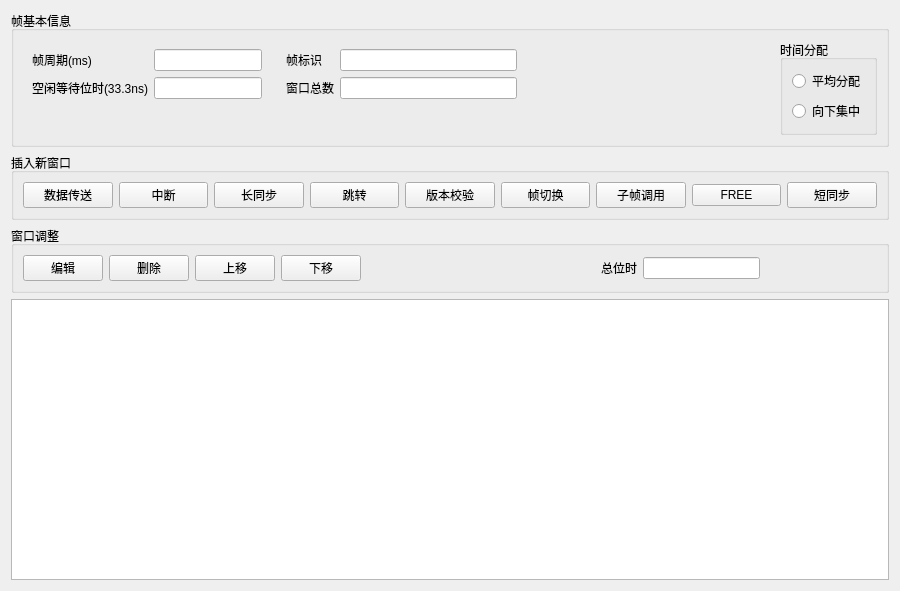
<?xml version="1.0" encoding="UTF-8"?>
<ui version="4.0">
 <class>DataFrame</class>
 <widget class="QWidget" name="DataFrame">
  <property name="geometry">
   <rect>
    <x>0</x>
    <y>0</y>
    <width>900</width>
    <height>591</height>
   </rect>
  </property>
  <property name="windowTitle">
   <string>Form</string>
  </property>
  <layout class="QVBoxLayout" name="verticalLayout_2">
   <item>
    <widget class="QGroupBox" name="groupBox_2">
     <property name="title">
      <string>帧基本信息</string>
     </property>
     <layout class="QHBoxLayout" name="horizontalLayout_2">
      <item>
       <widget class="QWidget" name="widget" native="true">
        <layout class="QFormLayout" name="formLayout">
         <item row="0" column="0">
          <widget class="QLabel" name="label_2">
           <property name="text">
            <string>帧周期(ms)</string>
           </property>
          </widget>
         </item>
         <item row="0" column="1">
          <widget class="QLineEdit" name="lineEdit"/>
         </item>
         <item row="1" column="0">
          <widget class="QLabel" name="label_3">
           <property name="text">
            <string>空闲等待位时(33.3ns)</string>
           </property>
          </widget>
         </item>
         <item row="1" column="1">
          <widget class="QLineEdit" name="lineEdit_2"/>
         </item>
        </layout>
       </widget>
      </item>
      <item>
       <widget class="QWidget" name="widget_2" native="true">
        <layout class="QFormLayout" name="formLayout_2">
         <item row="0" column="0">
          <widget class="QLabel" name="label_4">
           <property name="text">
            <string>帧标识</string>
           </property>
          </widget>
         </item>
         <item row="0" column="1">
          <widget class="QLineEdit" name="lineEdit_3"/>
         </item>
         <item row="1" column="0">
          <widget class="QLabel" name="label_5">
           <property name="text">
            <string>窗口总数</string>
           </property>
          </widget>
         </item>
         <item row="1" column="1">
          <widget class="QLineEdit" name="lineEdit_4"/>
         </item>
        </layout>
       </widget>
      </item>
      <item>
       <spacer name="horizontalSpacer">
        <property name="orientation">
         <enum>Qt::Horizontal</enum>
        </property>
        <property name="sizeHint" stdset="0">
         <size>
          <width>40</width>
          <height>20</height>
         </size>
        </property>
       </spacer>
      </item>
      <item>
       <widget class="QGroupBox" name="groupBox_3">
        <property name="title">
         <string>时间分配</string>
        </property>
        <layout class="QVBoxLayout" name="verticalLayout">
         <item>
          <widget class="QRadioButton" name="radioButton">
           <property name="text">
            <string>平均分配</string>
           </property>
          </widget>
         </item>
         <item>
          <widget class="QRadioButton" name="radioButton_2">
           <property name="text">
            <string>向下集中</string>
           </property>
          </widget>
         </item>
        </layout>
       </widget>
      </item>
     </layout>
    </widget>
   </item>
   <item>
    <widget class="QGroupBox" name="groupBox">
     <property name="title">
      <string>插入新窗口</string>
     </property>
     <layout class="QHBoxLayout" name="horizontalLayout">
      <item>
       <widget class="QPushButton" name="pushButton">
        <property name="text">
         <string>数据传送</string>
        </property>
       </widget>
      </item>
      <item>
       <widget class="QPushButton" name="pushButton_2">
        <property name="text">
         <string>中断</string>
        </property>
       </widget>
      </item>
      <item>
       <widget class="QPushButton" name="pushButton_3">
        <property name="text">
         <string>长同步</string>
        </property>
       </widget>
      </item>
      <item>
       <widget class="QPushButton" name="pushButton_4">
        <property name="text">
         <string>跳转</string>
        </property>
       </widget>
      </item>
      <item>
       <widget class="QPushButton" name="pushButton_5">
        <property name="text">
         <string>版本校验</string>
        </property>
       </widget>
      </item>
      <item>
       <widget class="QPushButton" name="pushButton_6">
        <property name="text">
         <string>帧切换</string>
        </property>
       </widget>
      </item>
      <item>
       <widget class="QPushButton" name="pushButton_7">
        <property name="text">
         <string>子帧调用</string>
        </property>
       </widget>
      </item>
      <item>
       <widget class="QPushButton" name="pushButton_8">
        <property name="text">
         <string>FREE</string>
        </property>
       </widget>
      </item>
      <item>
       <widget class="QPushButton" name="pushButton_9">
        <property name="text">
         <string>短同步</string>
        </property>
       </widget>
      </item>
     </layout>
    </widget>
   </item>
   <item>
    <widget class="QGroupBox" name="groupBox_4">
     <property name="title">
      <string>窗口调整</string>
     </property>
     <layout class="QHBoxLayout" name="horizontalLayout_3">
      <item>
       <widget class="QPushButton" name="pushButton_10">
        <property name="text">
         <string>编辑</string>
        </property>
       </widget>
      </item>
      <item>
       <widget class="QPushButton" name="pushButton_11">
        <property name="text">
         <string>删除</string>
        </property>
       </widget>
      </item>
      <item>
       <widget class="QPushButton" name="pushButton_12">
        <property name="text">
         <string>上移</string>
        </property>
       </widget>
      </item>
      <item>
       <widget class="QPushButton" name="pushButton_13">
        <property name="text">
         <string>下移</string>
        </property>
       </widget>
      </item>
      <item>
       <spacer name="horizontalSpacer_2">
        <property name="orientation">
         <enum>Qt::Horizontal</enum>
        </property>
        <property name="sizeHint" stdset="0">
         <size>
          <width>40</width>
          <height>20</height>
         </size>
        </property>
       </spacer>
      </item>
      <item>
       <spacer name="horizontalSpacer_4">
        <property name="orientation">
         <enum>Qt::Horizontal</enum>
        </property>
        <property name="sizeHint" stdset="0">
         <size>
          <width>40</width>
          <height>20</height>
         </size>
        </property>
       </spacer>
      </item>
      <item>
       <widget class="QLabel" name="label">
        <property name="text">
         <string>总位时</string>
        </property>
       </widget>
      </item>
      <item>
       <widget class="QLineEdit" name="lineEdit_5"/>
      </item>
      <item>
       <spacer name="horizontalSpacer_3">
        <property name="orientation">
         <enum>Qt::Horizontal</enum>
        </property>
        <property name="sizeHint" stdset="0">
         <size>
          <width>40</width>
          <height>20</height>
         </size>
        </property>
       </spacer>
      </item>
     </layout>
    </widget>
   </item>
   <item>
    <widget class="QTableWidget" name="tableWidget"/>
   </item>
  </layout>
 </widget>
 <resources/>
 <connections/>
</ui>
